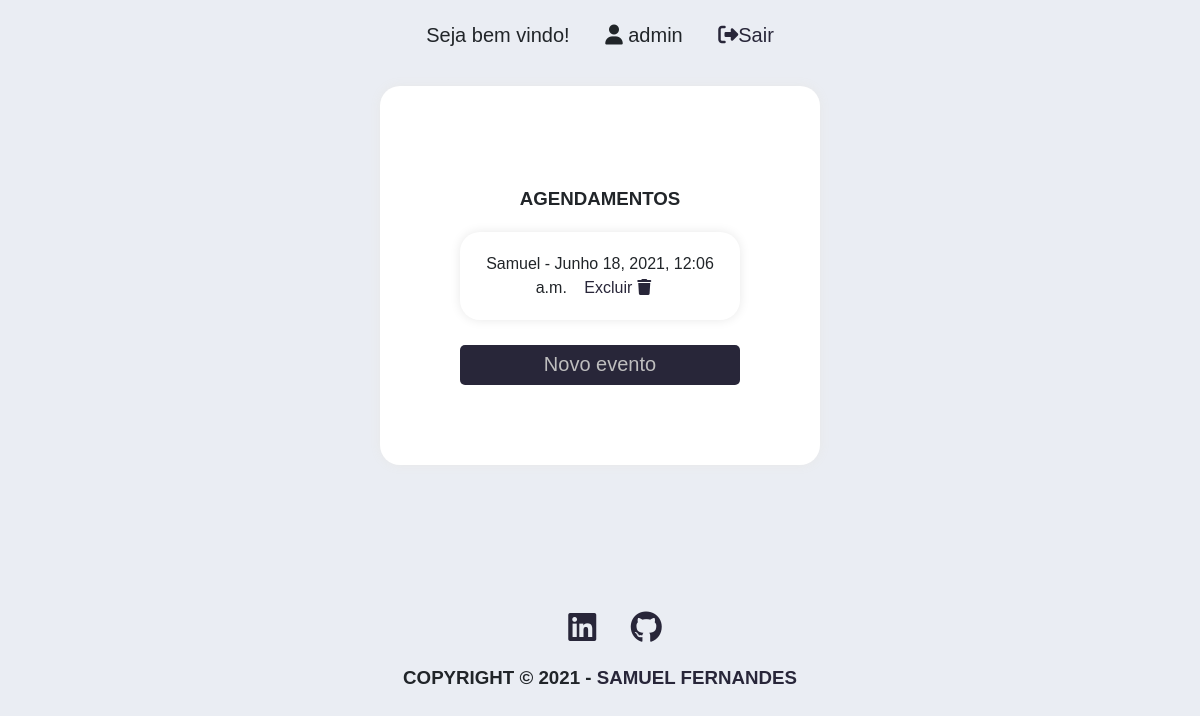
The page /agenda/ (signed in) on the database as committed earlier.
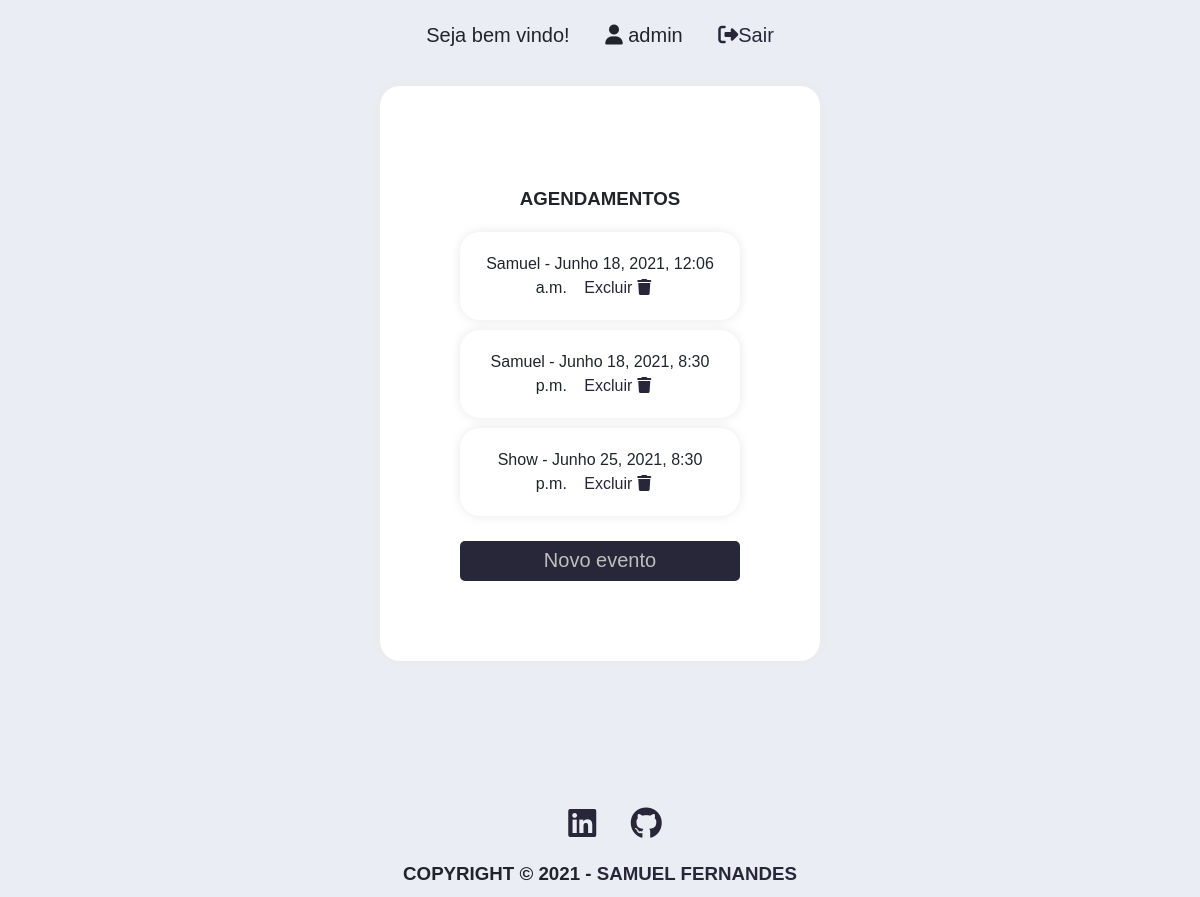
The same page on the database as committed later.
### core/models.py (models this page shows, shortened)
class Evento(models.Model):
    titulo = models.CharField(max_length=100)
    descricao = models.TextField(blank=True, null=True)
    data_evento = models.DateTimeField(verbose_name='Data do Evento')
    data_criacao = models.DateTimeField(auto_now=True)
    usuario = models.ForeignKey(User, on_delete=models.CASCADE)
    class Meta:
        db_table = 'evento'

### core/views.py (the view)
# urls.py: path('agenda/', views.lista_eventos),
@login_required(login_url='/login/')
def lista_eventos(request):
    user = request.user
    evento = Evento.objects.filter(usuario=user)
    dados = {'eventos': evento}
    return render(request, 'agenda.html', dados)

### templates/agenda.html
<!DOCTYPE html>
<html lang="en">
<head>
    {% include "model-header.html" %}
</head>
<body>
    <main>
        <div class="container">
            <ul class="ul-container">
                <h3>Agendamentos</h3>
                {% for evento in eventos %}
                <li>{{ evento.titulo }} - {{ evento.data_evento }}  <a href="evento/delete/{{ evento.id }}/">
                     Excluir<i class="fas fa-trash"></i></a>
                </li>
                {% endfor %}
                <button type="button"> <a href="evento/">Novo evento</a></button>
            </ul>
        </div>
    </main>
</body>
{% include "model-footer.html" %}
</html>

### templates/model-header.html (shortened to what this page needs)
    {% load static %}
    <!DOCTYPE html>
    <html lang="en">
    <link rel="stylesheet" href="{% static 'css/agenda-styles.css' %}">
    <header>
        <p class="name-user">Seja bem vindo!
            <i class="fas fa-user"></i> {{ user.get_username }}
            <a href="/logout"><i class="fas fa-sign-out-alt lg"></i>Sair</a>
        </p>
    </header>

### templates/model-footer.html
<footer>
    <div>
        <a href="https://www.linkedin.com/in/samuel-fernandes-400587182/" target="_blank"><i class="fab fa-linkedin fa-2x"></i></a>
        <a href="https://github.com/Samuelxd42" target="_blank"><i class="fab fa-github fa-2x"></i></a>
    </div>
    <h3 class="text-footer">Copyright © 2021 - <a class="desco" href="https://www.instagram.com/samueloliveira1b/" target="_blank">Samuel Fernandes</a></h3>
</footer>

### static/css/agenda-styles.css (style rules this page uses)
body { width: 100%; margin: 0; padding: 0; display: block; justify-content: center; font-family: Arial, Helvetica, sans-serif; font-size: 1rem; font-weight: 400; line-height: 1.5; color: #212529; background-color: #EAEDF3; }
.container { margin-top: auto; text-align: center; justify-content: center; align-items: flex-start; }
.ul-container { background: #ffffff; padding: 80px; display: inline-grid; box-shadow: 0px 0px 11px 0px #e8e8e8; border-radius: 20px; width: 280px; }
ul li { list-style: none; padding: 20px; box-shadow: 0px 0px 11px 0px #e8e8e8; border-radius: 20px; }
button { margin-top: 15px; height: 40px; border: none; background-color: #282639; color: white; font-size: 20px; border-radius: 5px; transition: 0.7s; }
a { color: #282639; text-decoration: none; }
button a { text-decoration: none; color: rgb(190, 190, 190); }
h3 { text-transform: uppercase; }
li { margin-bottom: 10px; }
li a { text-decoration: none; color: #282639; padding: 13px; }
li a i { margin-left: 5px; }
.name-user { font-size: 20px; text-align: center; }
i { margin-left: 30px; }
footer { height: 80px; display: flex; flex-direction: column; align-items: center; padding: 10px; margin-top: 120px; }

Rows that differ between the two databases and show on the page:
added Evento: titulo "Samuel", data_evento "Junho 18, 2021, 8:30 p.m."
added Evento: titulo "Show", data_evento "Junho 25, 2021, 8:30 p.m."
